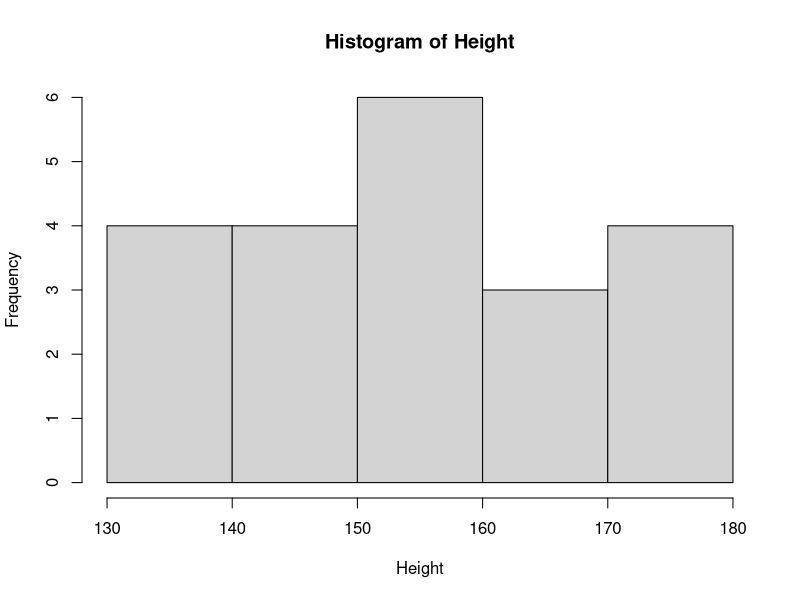
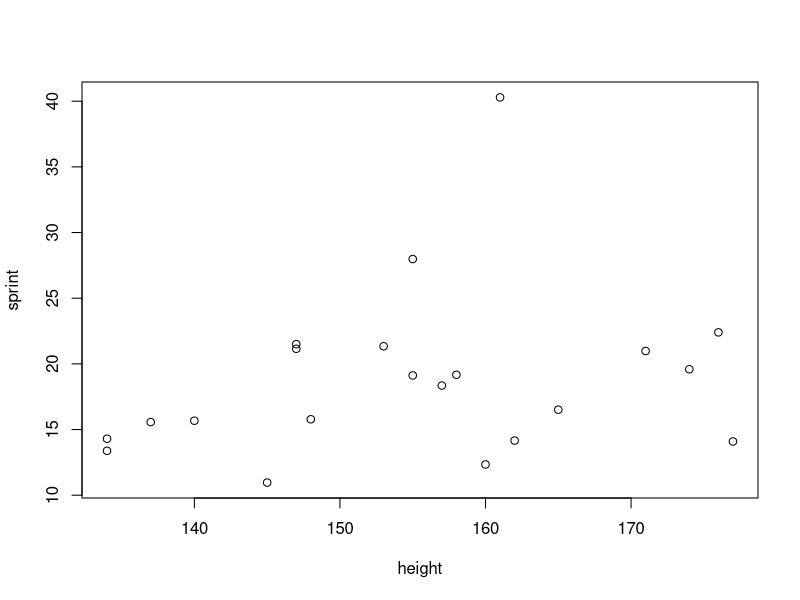

Write R code to recreate these figures, in order.
data<- read.table("volley.txt")
data
#Visualise the histogram of the height
hist(data$V2,main="Histogram of Height",xlab="Height")

height <- data$V2
sprint <- data$V1

plot(height,sprint)

# Correlation
cor(height,sprint)

# All correlations (for all variables)
cor(data)

# Install packages for plotting
install.packages("ggcorrplot")
